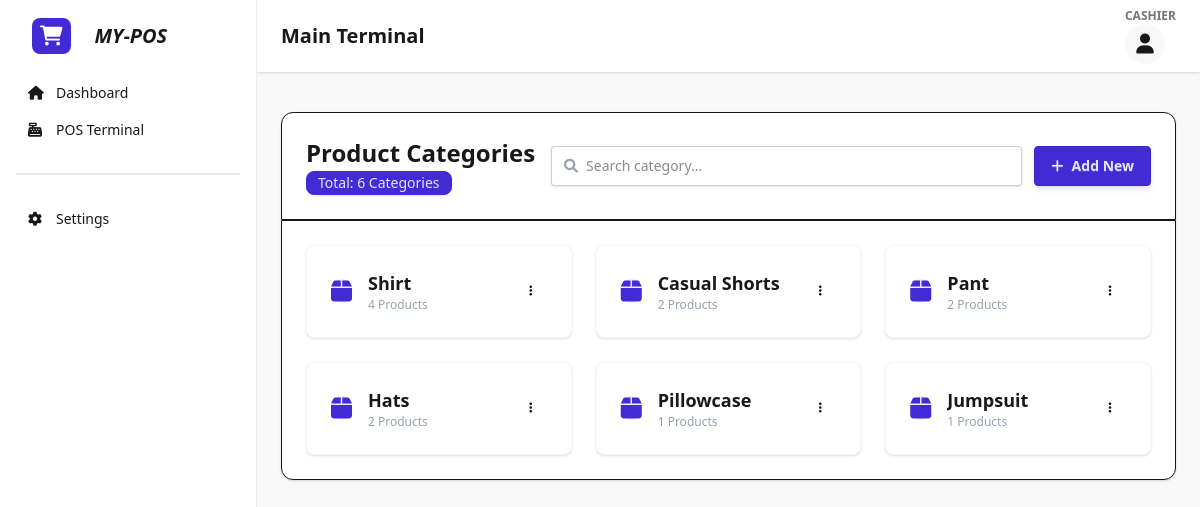
Page /categories/ on the committed database.
### core/models.py (models this page shows, shortened)
class Category(models.Model):
    name = models.CharField(max_length=100)
    icon = models.CharField(max_length=50, default="fa-box")
    class Meta:
        verbose_name_plural = "Categories"

### core/views.py (the view)
# urls.py: path('categories/', views.categories_list, name='categories_list'),
def categories_list(request):
    categories = Category.objects.all()
    return render(request, 'categories.html', {'categories': categories})

### core/templates/categories.html (shortened to what this page needs)
{% extends 'base.html' %}
{% block content %}
<div class="bg-base-100 p-6 rounded-t-xl border border-b-0 shadow-sm mt-4">
    <div class="flex flex-col md:flex-row items-center justify-between gap-4">
        <div class="flex-none">
            <h2 class="text-2xl font-bold text-gray-800">Product Categories</h2>
            <div class="badge badge-primary badge-sm mt-1 px-3 py-3 font-medium shadow-sm">
                Total: {{ categories|length }} Categories
            </div>
        </div>
        <div class="flex flex-row items-center gap-3 w-full md:w-auto justify-end">
            <label class="input input-bordered flex items-center gap-2 h-11 w-full md:w-64 shadow-sm focus-within:outline-primary">
                <i class="fa-solid fa-magnifying-glass text-gray-400"></i>
                <input type="text" id="catSearch" class="grow text-sm border-none focus:ring-0 p-0"
                       placeholder="Search category..." onkeyup="filterCategories()" />
            </label>
            <a href="{% url 'category_add' %}"
               class="btn btn-primary h-11 min-h-0 px-6 shadow-md gap-2 flex items-center whitespace-nowrap">
                <i class="fa-solid fa-plus"></i>
                <span>Add New</span>
            </a>
        </div>
    </div>
</div>
<div class="bg-base-100 p-6 rounded-b-xl border shadow-sm border-t-0 min-h-[60vh]">
    <div class="grid grid-cols-1 md:grid-cols-2 lg:grid-cols-3 gap-6" id="categoryGrid">
        {% for cat in categories %}
        <div
            class="category-card card bg-base-100 shadow-sm border border-base-200 hover:shadow-md hover:border-primary/30 transition-all duration-300">
            <div class="card-body flex-row items-center gap-4 p-5">
                <div
                    class="bg-primary/10 w-14 h-14 flex items-center justify-center rounded-2xl text-primary text-2xl shrink-0">
                    <i class="fa-solid {{ cat.icon|default:'fa-layer-group' }}"></i>
                </div>
                <div class="overflow-hidden">
                    <h3 class="card-title text-base font-bold truncate">{{ cat.name }}</h3>
                    <p class="text-xs font-medium text-gray-400">{{ cat.products.count }} Products</p>
                </div>
                <div class="card-actions justify-end ml-auto">
                    <div class="dropdown dropdown-left">
                        <label tabindex="0" class="btn btn-ghost btn-circle btn-sm">
                            <i class="fa-solid fa-ellipsis-vertical"></i>
                        </label>
                    </div>
                </div>
            </div>
        </div>
        {% endfor %}
    </div>
</div>
{% endblock %}

### rows in the picture
Category: name "Shirt", products.count "4"
Category: name "Casual Shorts", products.count "2"
Category: name "Pant", products.count "2"
Category: name "Hats", products.count "2"
Category: name "Pillowcase", products.count "1"
Category: name "Jumpsuit", products.count "1"

### other values in the picture
{{ categories|length }} "6"
